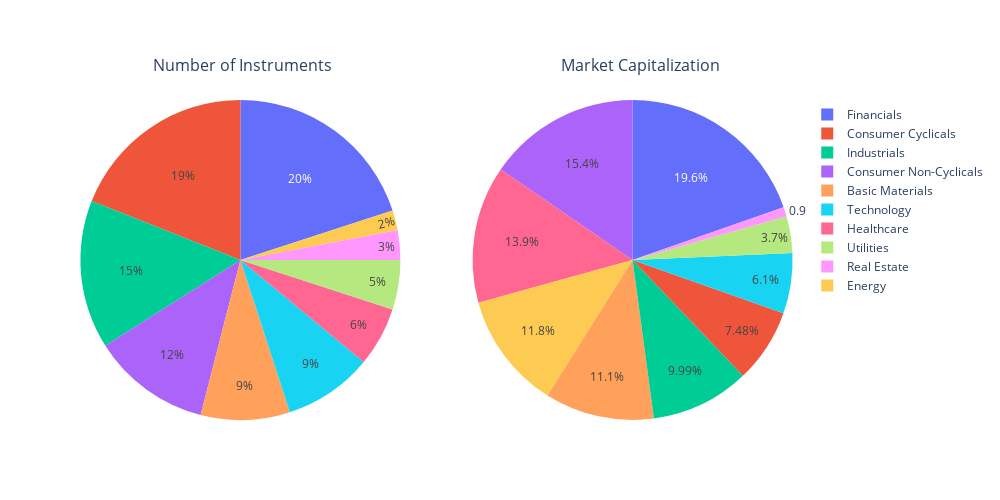

The cell this chart's notebook holds for it:
### Markdown cell above
#### Plot number of instruments and the sum of market capitakization per sector

### Code cell
fig = make_subplots(rows=1, cols=2, specs=[[{'type':'pie'}, {'type':'pie'}]])

fig.add_trace(
    go.Pie(labels=constituent_sectors_grouped['TRBC Economic Sector Name'], 
           values=constituent_sectors_grouped['Instrument'],
           name='Number of Instruments'),
    row=1, col=1
)

fig.add_trace(
    go.Pie(labels=constituent_sectors_grouped['TRBC Economic Sector Name'], 
           values=constituent_sectors_grouped['Company Market Capitalization'], 
           name='Market Capitalization'),
    row=1, col=2
)

fig.update_layout(
    width=1000,
    height=500,
    annotations=[
        dict(text='Number of Instruments', x=0.1, xref='paper', y=1.15, yref='paper', showarrow=False, font=dict(size=16)),
        dict(text='Market Capitalization', x=0.9, xref='paper', y=1.15, yref='paper', showarrow=False, font=dict(size=16))
    ]
)

fig.show()

### Figure 1 — Plotly figure (JSON) as saved in the notebook; plotly's stock layout.template omitted (floating-point values rounded to 4 significant figures)
{"data": [{"domain": {"x": [0, 0.45], "y": [0, 1]}, "labels": ["Basic Materials", "Consumer Cyclicals", "Consumer Non-Cyclicals", "Energy", "Financials", "Healthcare", "Industrials", "Real Estate", "Technology", "Utilities"], "name": "Number of Instruments", "type": "pie", "values": [9, 19, 12, 2, 20, 6, 15, 3, 9, 5]}, {"domain": {"x": [0.55, 1], "y": [0, 1]}, "labels": ["Basic Materials", "Consumer Cyclicals", "Consumer Non-Cyclicals", "Energy", "Financials", "Healthcare", "Industrials", "Real Estate", "Technology", "Utilities"], "name": "Market Capitalization", "type": "pie", "values": [248100000000.0, 167900000000.0, 346000000000.0, 264200000000.0, 440800000000.0, 311300000000.0, 224100000000.0, 21330000000.0, 136900000000.0, 83100000000.0]}], "layout": {"annotations": [{"font": {"size": 16}, "showarrow": false, "text": "Number of Instruments", "x": 0.1, "xref": "paper", "y": 1.15, "yref": "paper"}, {"font": {"size": 16}, "showarrow": false, "text": "Market Capitalization", "x": 0.9, "xref": "paper", "y": 1.15, "yref": "paper"}], "height": 500, "width": 1000}}
